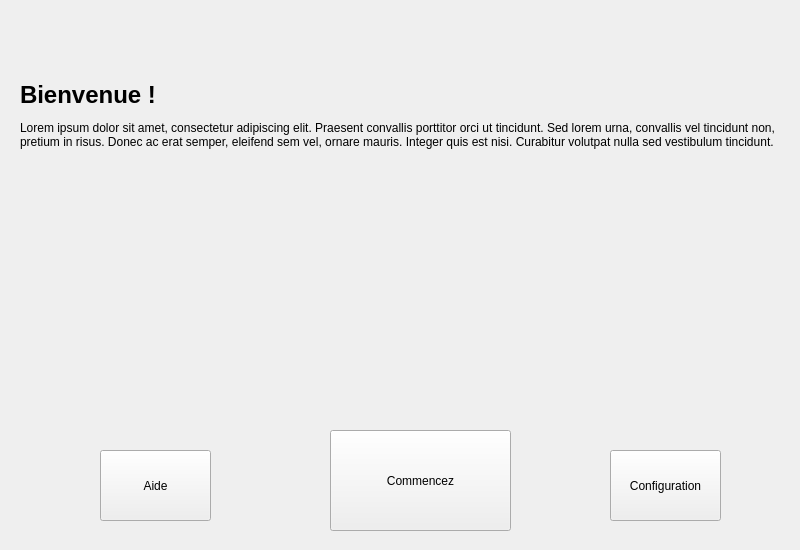
<?xml version="1.0" encoding="UTF-8"?>
<ui version="4.0">
 <class>OpenPage</class>
 <widget class="QWidget" name="OpenPage">
  <property name="geometry">
   <rect>
    <x>0</x>
    <y>0</y>
    <width>800</width>
    <height>550</height>
   </rect>
  </property>
  <property name="windowTitle">
   <string>Form</string>
  </property>
  <widget class="QLabel" name="label">
   <property name="geometry">
    <rect>
     <x>20</x>
     <y>0</y>
     <width>771</width>
     <height>231</height>
    </rect>
   </property>
   <property name="text">
    <string>&lt;html&gt;&lt;head/&gt;&lt;body&gt;&lt;p&gt;&lt;span style=&quot; font-size:xx-large; font-weight:600;&quot;&gt;Bienvenue !&lt;/span&gt;&lt;/p&gt;&lt;p&gt;Lorem ipsum dolor sit amet, consectetur adipiscing elit. Praesent convallis porttitor orci ut tincidunt. Sed lorem urna, convallis vel tincidunt non, pretium in risus. Donec ac erat semper, eleifend sem vel, ornare mauris. Integer quis est nisi. Curabitur volutpat nulla sed vestibulum tincidunt. &lt;/p&gt;&lt;/body&gt;&lt;/html&gt;</string>
   </property>
   <property name="scaledContents">
    <bool>true</bool>
   </property>
   <property name="wordWrap">
    <bool>true</bool>
   </property>
  </widget>
  <widget class="QPushButton" name="warning">
   <property name="geometry">
    <rect>
     <x>610</x>
     <y>450</y>
     <width>111</width>
     <height>71</height>
    </rect>
   </property>
   <property name="text">
    <string>Configuration</string>
   </property>
  </widget>
  <widget class="QPushButton" name="module">
   <property name="geometry">
    <rect>
     <x>330</x>
     <y>430</y>
     <width>181</width>
     <height>101</height>
    </rect>
   </property>
   <property name="text">
    <string>Commencez</string>
   </property>
  </widget>
  <widget class="QPushButton" name="help">
   <property name="geometry">
    <rect>
     <x>100</x>
     <y>450</y>
     <width>111</width>
     <height>71</height>
    </rect>
   </property>
   <property name="text">
    <string>Aide</string>
   </property>
  </widget>
  <widget class="QLabel" name="logo">
   <property name="geometry">
    <rect>
     <x>300</x>
     <y>200</y>
     <width>231</width>
     <height>211</height>
    </rect>
   </property>
   <property name="text">
    <string/>
   </property>
   <property name="pixmap">
    <pixmap>logo_400.png</pixmap>
   </property>
   <property name="scaledContents">
    <bool>true</bool>
   </property>
  </widget>
 </widget>
 <resources/>
 <connections/>
</ui>
